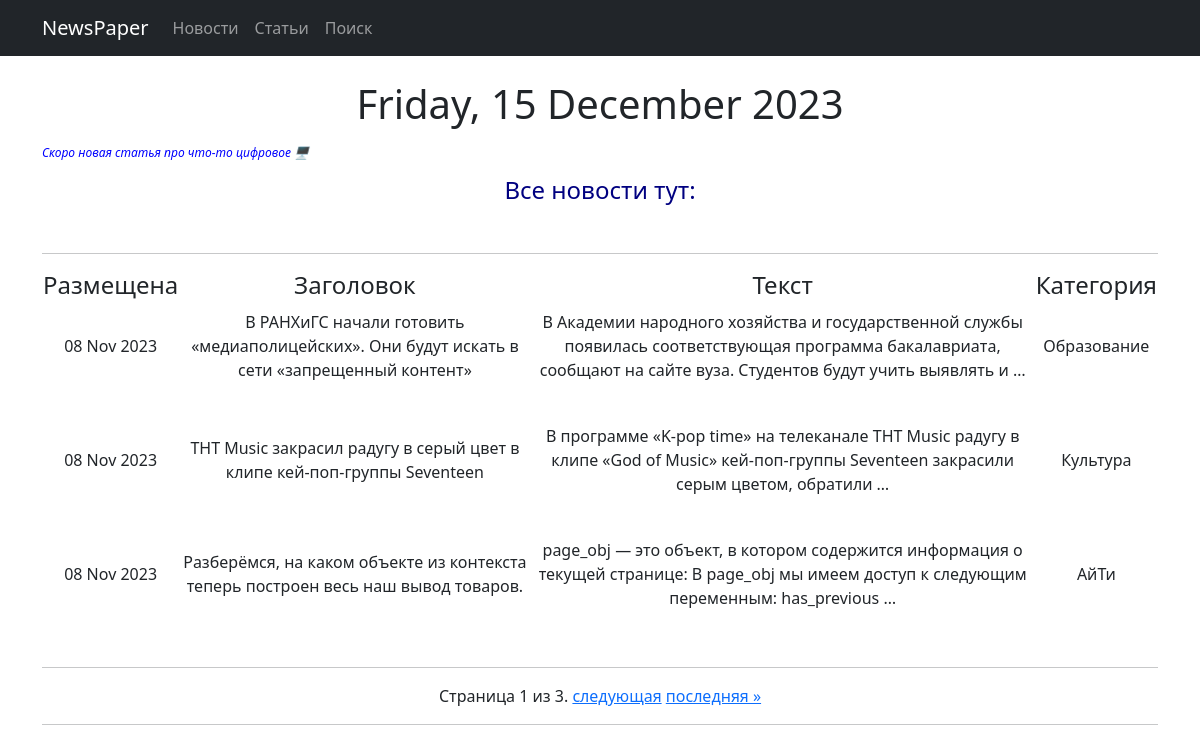
Before: /news/ with the older database file.
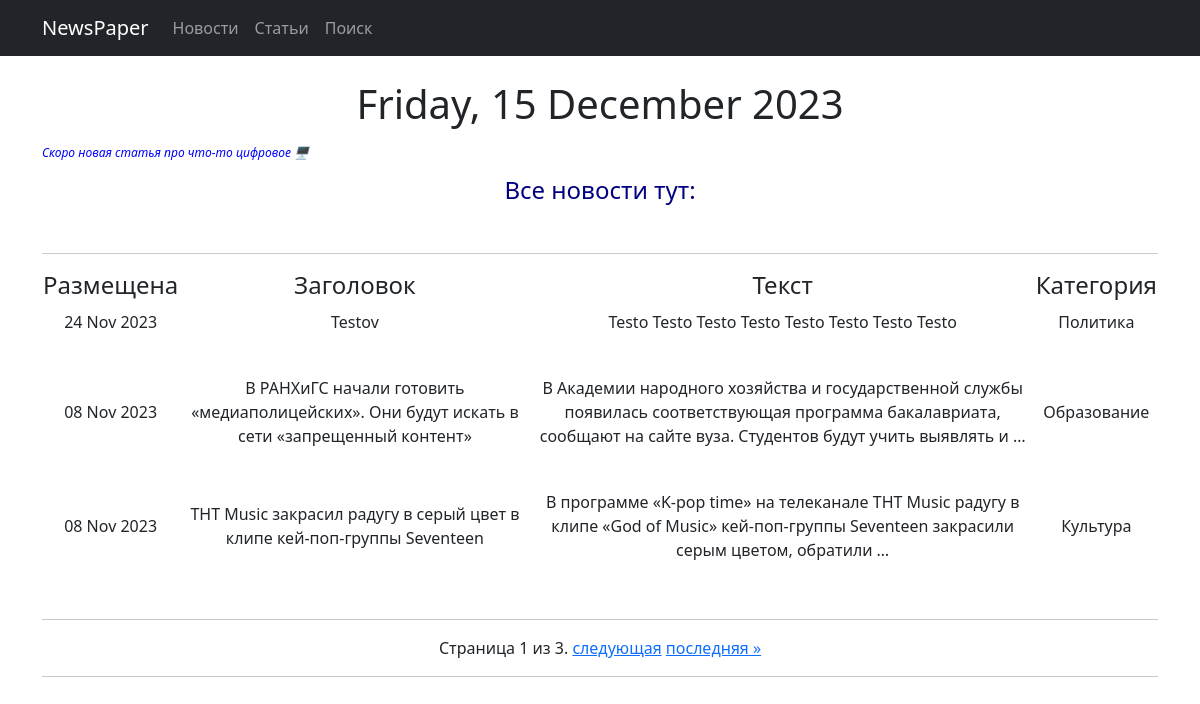
After: the same page with the newer database file.
### NewsPaper/models.py (models this page shows, shortened)
class News(models.Model):
    article = 'AR'
    news = 'NW'
    SELECT = [(article, 'статья'), (news, 'новость')]
    heading = models.CharField(max_length=150, unique=True)
    text = models.TextField(unique=True)
    category = models.ForeignKey(to='Category', on_delete=models.CASCADE, related_name='news')
    author = models.CharField(max_length=255)
    pub_date = models.DateTimeField(auto_now_add=True)
    type = models.CharField(max_length=2, choices=SELECT)

class Category(models.Model):
    name = models.CharField(max_length=30, unique=True)
    subscribers = models.ManyToManyField(User, blank=True,  null=True, related_name='categories')

### NewsPaper/views.py (the view)
# urls.py: path('', NewsList.as_view(), name='news_list'),
class NewsList(ListView, LoginRequiredMixin):
    model = News
    ordering = '-pub_date'
    template_name = 'news.html'
    context_object_name = 'news'
    paginate_by = 3
    def get_context_data(self, **kwargs):
        context = super().get_context_data(**kwargs)
        context['time_now'] = datetime.utcnow()
        context['announcement'] = None
        return context

### NewsPaper/templatetags/custom_filters.py (called while the page is built)
@register.filter()
def b_dictionary(value):
    for word in bullshit_dictionary:
        if word.lower() in value.lower():
            value = value.replace(word[2:], '*' * len(word))
    return value

### NewsPaper/templatetags/custom_tags.py (called while the page is built)
@register.simple_tag()
def current_time(format_string='%b %d %Y'):
    return datetime.utcnow().strftime(format_string)

### templates/news.html (shortened to what this page needs)
{% extends 'flatpages/default.html' %}
<!--✅указали тег {% load custom_tags %}.
{% load custom_tags %}
{% load custom_filters %}
{% block content %}
    <br>
    <h1>{% current_time '%A, %d %B %Y' %}</h1>
    <p style="text-align: left;"><sub><em><span style="color: #0000ff;"> {{ announcement|default_if_none:"Скоро новая статья про что-то цифровое 🖥" }} </span></em></sub></p>
    <div><h4><span style="color: #000080;">Все новости тут:</span></h4></div>
    {% if news %}
    <br>
    <hr>
    {% load cache %}
    {% cache 60 posts%}
        <table>
            <tr>
                <td><h4>Размещена</h4></td>
                <td><h4>Заголовок</h4></td>
                <td><h4>Текст</h4></td>
                <td><h4>Категория</h4></td>
            </tr>
            {% for n in news %}
            <tr>
                <td><p>{{ n.pub_date|date:'d M Y' }}<br /><br /></p></td>
                <td><p>{{ n.heading|b_dictionary }}<br /><br /></p></td>
                <td><p>{{ n.text|b_dictionary|truncatewords:20 }}<br /><br /></p></td>
                <td><p>{{ n.category.name }}<br /><br /></p></td>
            </tr>
            {% endfor %}
    {% endcache %}
        </table>
    <hr>
    {% else %}
        <h2>Сегодня без думскроллинга 🤖</h2>
    {% endif %}
<div class="news-list">
    <div class="example1-pagination">
        <span class="example1-pagination_link example1-pagination_link__active">
            Страница {{ page_obj.number }} из {{ page_obj.paginator.num_pages }}.
        </span>
        {% if page_obj.has_next %}
            <a class="example1-pagination_link" href="?page={{ page_obj.next_page_number }}">следующая</a>
            <a class="example1-pagination_link" href="?page={{ page_obj.paginator.num_pages }}">последняя &raquo;</a>
        {% endif %}
    </div>
</div>
<hr/>
<br>
<br>
{% endblock content %}

Changed rows visible on the page:
no longer on this page (row unchanged): News: pub_date "08 Nov 2023", heading|b_dictionary "Разберёмся, на каком объекте из контекста теперь построен весь наш вывод товаров.", text|b_dictionary "page_obj — это объект, в котором содержится информация о текущей странице: В page_obj мы имеем доступ к следующим переменным: has_previous …", category.name "АйТи"
added News: pub_date "24 Nov 2023", heading|b_dictionary "Testov", text|b_dictionary "Testo Testo Testo Testo Testo Testo Testo Testo", category.name "Политика"
